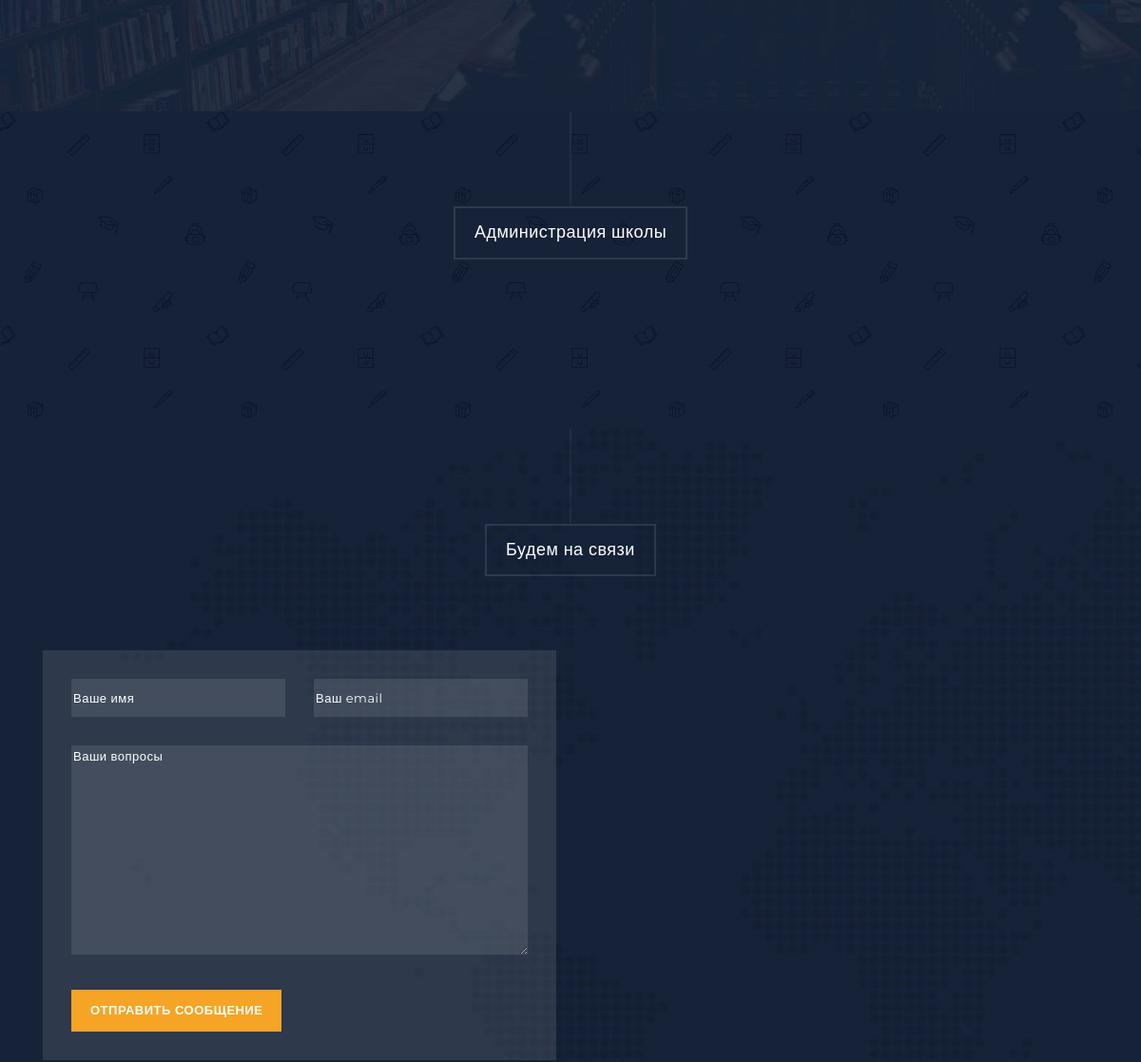
The page /school130/home/ (middle part) on the database as committed earlier.
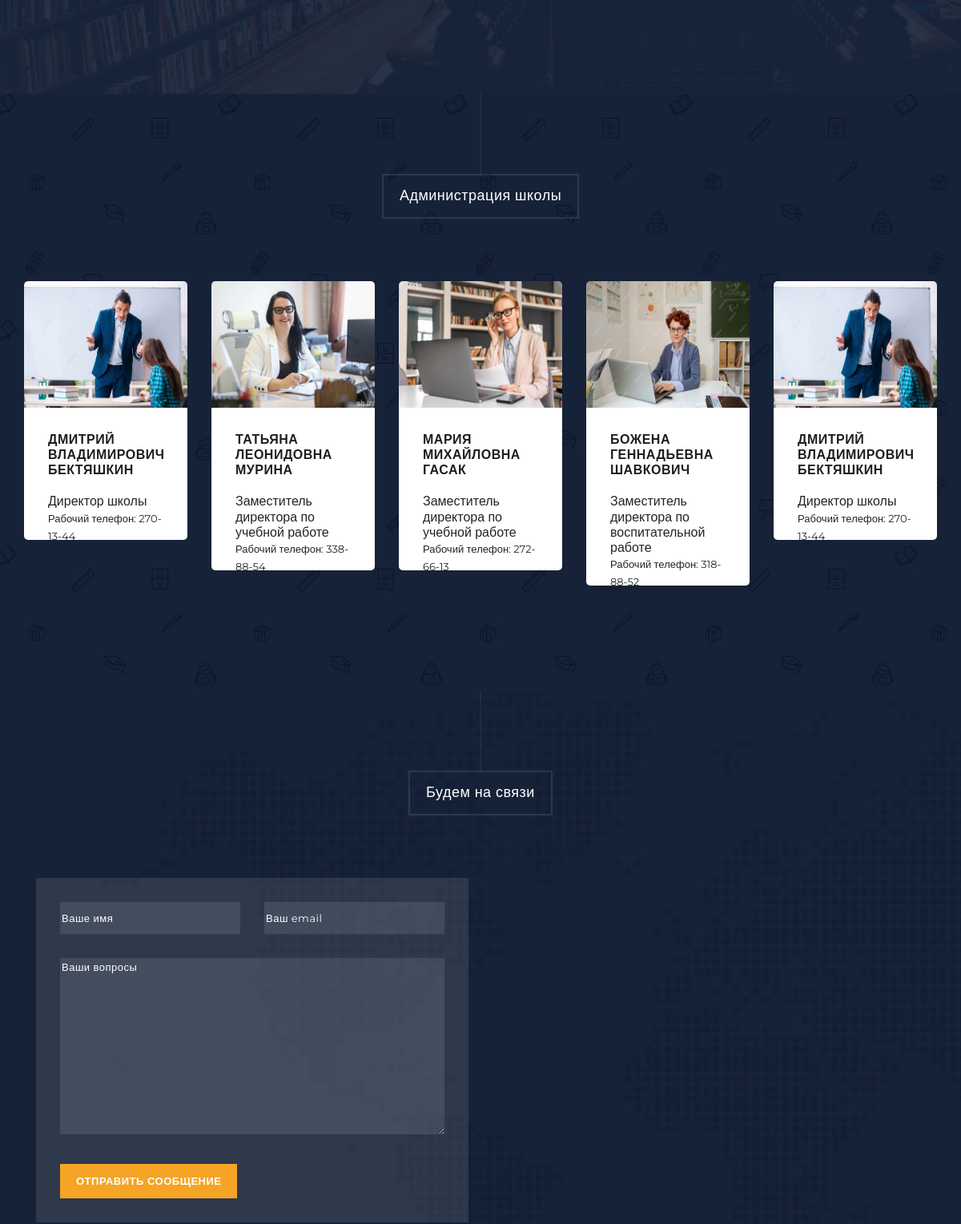
The same page on the database as committed later.
### Minsk130school/models.py (models this page shows, shortened)
class LeadershipContacts(models.Model):
    position = models.CharField('Должность', max_length=50)
    first_name = models.CharField('Имя', max_length=50)
    last_name = models.CharField('Фамилия', max_length=50)
    contact_info = models.CharField('Контактная информация', max_length=100)
    image = models.ImageField('Изображение', upload_to='administration_images/')
    def image_tag(self):
        return format_html('<img src="{}" width="150" height="150" />'.format(self.image.url))
    image_tag.short_description = 'Изображение'
    class Meta:
        verbose_name = 'Контакт руководства'
        verbose_name_plural = 'Контакты руководства'

### Minsk130school/views.py (the view)
# urls.py: path('home/', views.home, name= 'home'),
def home (request):
    application_form = AdmissionApplicationForm()
    question_form = QuestionsForm()
    blogs = models.Blogs.objects.order_by('-publicationDate')
    teachers = models.Teachers.objects.all()
    courses = models.PaidServices.objects.all()
    admins = models.LeadershipContacts.objects.all()
    for course in courses:
        course.teachers_set = course.teachers.all()  # Получение всех преподавателей для каждого кружка
    return render(request, 'home.html', {'application_form':application_form,
                                         'question_form':question_form,
                                         'courses': courses,
                                         'teachers':teachers,
                                         'blogs':blogs,
                                         'admins':admins})

### Minsk130school/forms.py
class QuestionsForm(forms.ModelForm):
    name = forms.CharField(label='', widget=forms.TextInput(attrs={'placeholder': 'Ваше имя'}))
    email = forms.EmailField(label='', widget=forms.EmailInput(attrs={'placeholder': 'Ваш email'}))
    message = forms.CharField(label='', widget=forms.Textarea(attrs={'placeholder': 'Ваши вопросы'}))
    class Meta:
        model = Questions
        fields = ['name', 'email', 'message']
        widgets = {
            'name': forms.TextInput(attrs={'class': 'form-control'}),
            'email': forms.EmailInput(attrs={'class': 'form-control'}),
            'message': forms.Textarea(attrs={'class': 'form-control'}),
        }

### Minsk130school/templates/home.html (shortened to what this page needs)
{% extends 'base.html' %}
{% block content %}
{% load static %}
<section class="section video" data-section="section5">
</section>
<section class="section courses" data-section="section9">
  <div class="container-fluid">
    <div class="row">
      <div class="col-md-12">
        <div class="section-heading">
          <h2>Администрация школы</h2>
        </div>
      </div>
      <div class="owl-carousel owl-theme">
        {% for admin in admins %}
        <div class="item">
          {% if admin.image %}
            <img class="teacher-img" src ="{{admin.image.url}}">
          {% else %}
            <p>Нет фото</p>
          {% endif %}
          <div class="down-content">
           <a href="{% url 'administration' admin.id %}">
            <h4>{{admin.first_name}} {{admin.last_name}}</h4>
           </a>
            <h6>{{admin.position}}</h6>
            <div class="text-button-free">
              <p><br>{{admin.contact_info}} <br></p>
            </div>
          </div>
        </div>
        {% endfor %}
      </div>
    </div>
  </div>
</section>
{% endblock %}

### Minsk130school/templates/base.html (shortened to what this page needs)
{% load static %}
<!DOCTYPE html>
<html lang="ru">
  <head>
    <link href="{% static 'Minsk130school/vendor/bootstrap/css/bootstrap.min.css' %}" rel="stylesheet">
    <link rel="stylesheet" href="{% static 'Minsk130school/assets/css/fontawesome.css' %}">
    <link rel="stylesheet" href="{% static 'Minsk130school/assets/css/templatemo-grad-school.css' %}">
    <link rel="stylesheet" href="{% static 'Minsk130school/assets/css/owl.css' %}">
    <link rel="stylesheet" href="{% static 'Minsk130school/assets/css/lightbox.css' %}">
  </head>
<body>
  {% block content %}
  {% endblock %}
  <section class="section contact" data-section="section6">
    <div class="container">
      <div class="row">
        <div class="col-md-12">
          <div class="section-heading">
            <h2>Будем на связи</h2>
          </div>
        </div>
        <div class="col-md-6">
          <form id="contact" action="{% url 'add_question' %}" method="post" enctype="multipart/form-data">
            <div class="row">
              <div class="col-md-6">
                  <fieldset>
                    {{question_form.name}}
                  </fieldset>
                </div>
                <div class="col-md-6">
                  <fieldset>
                    {{question_form.email}}
                  </fieldset>
                </div>
              <div class="col-md-12">
                <fieldset>
                  {{question_form.message}}
                </fieldset>
              </div>
              <div class="col-md-12">
                <fieldset>
                  <button type="submit" id="form-submit" class="button">Отправить Сообщение</button>
                </fieldset>
              </div>
            </div>
          </form>
        </div>
        <div class="col-md-6">
          <div id="map">
            <iframe src="https://yandex.ru/map-widget/v1/?lang=ru_RU&amp;scroll=true&amp;um=constructor%3A3731183b298164744eeed0d6c6695f693db4e2a85d8359b7de899aad90e76249" frameborder="0" allowfullscreen="true" width="100%" height="422px" style="display: block;"></iframe>
          </div>
        </div>
      </div>
    </div>
  </section>
</body>
</html>

### Minsk130school/static/Minsk130school/assets/css/templatemo-grad-school.css (style rules this page uses)
body { font-family: 'Montserrat', sans-serif; }
.section-heading { text-align: center; margin-bottom: 70px; }
.section-heading h2:before { width: 1px; height: 100px; background-color: rgba(250,250,250,0.1); position: absolute; top: -102px; content: ''; left: 50%; transform: translate(-50%); }
.section-heading h2 { margin-top: 100px; position: relative; font-size: 18px; font-weight: 500; color: #fff; letter-spacing: 0.5px; display: inline-block; padding: 15px 20px; border: 2px solid rgba(250,250,250,0.1); }
section.courses { background-image: url(../images/choosing-bg.jpg); background-repeat: no-repeat; background-size: cover; background-color: #172238; padding-bottom: 100px; padding: 0px 30px 100px 30px; }
section.courses .item .down-content { padding: 30px; background-color: #fff; border-bottom-right-radius: 5px; border-bottom-left-radius: 5px; }
section.courses .item .down-content h4 { font-size: 16px; text-transform: uppercase; color: #1e1e1e; letter-spacing: 0.5px; font-weight: 700; margin-top: 0px; margin-bottom: 20px; }
section.courses .item .down-content p { margin-bottom: 25px; }
section.courses .item .down-content .text-button-free { float: right; display: inline-block; margin-top: -30px; }
section.video { background-image: url(../images/video-bg.jpg); background-repeat: no-repeat; background-size: cover; background-color: #172238; padding: 120px 0px; }
section.contact { background-image: url(../images/contact-bg.jpg); background-repeat: no-repeat; background-size: cover; background-color: #172238; padding-bottom: 120px; }
section.contact form { background-color: rgba(250,250,250,0.1); padding: 30px; width: 100%; }
section.contact form input { width: 100%; height: 40px; background-color: rgba(250,250,250,0.1); border-radius: 0px; border: none; outline: none; color: #fff; font-size: 13px; margin-bottom: 30px; letter-spacing: 0.5px; }
section.contact form textarea { width: 100%; height: 220px; max-height: 280px; min-height: 220px; background-color: rgba(250,250,250,0.1); border-radius: 0px; border: none; outline: none; color: #fff; font-size: 13px; margin-bottom: 30px; letter-spacing: 0.5px; }
section.contact form::placeholder { color: #fff }
section.contact form input::placeholder { color: #fff; }
section.contact form textarea::placeholder { color: #fff; }
section.contact form button { background-color: #f5a425; color: #fff; font-size: 13px; text-transform: uppercase; letter-spacing: 0.5px; font-weight: 700; padding: 12px 20px; display: inline-block; outline: none; box-shadow: none; border: none; }

Rows that differ between the two databases and show on the page:
added LeadershipContacts: image (picture), first_name "ДМИТРИЙ ВЛАДИМИРОВИЧ", last_name "БЕКТЯШКИН", position "Директор школы", contact_info "Рабочий телефон: 270-13-44"
added LeadershipContacts: image (picture), first_name "ТАТЬЯНА ЛЕОНИДОВНА", last_name "МУРИНА", position "Заместитель директора по учебной работе", contact_info "Рабочий телефон: 338-88-54"
added LeadershipContacts: image (picture), first_name "МАРИЯ МИХАЙЛОВНА", last_name "ГАСАК", position "Заместитель директора по учебной работе", contact_info "Рабочий телефон: 272-66-13"
added LeadershipContacts: image (picture), first_name "БОЖЕНА ГЕННАДЬЕВНА", last_name "ШАВКОВИЧ", position "Заместитель директора по воспитательной работе", contact_info "Рабочий телефон: 318-88-52"
